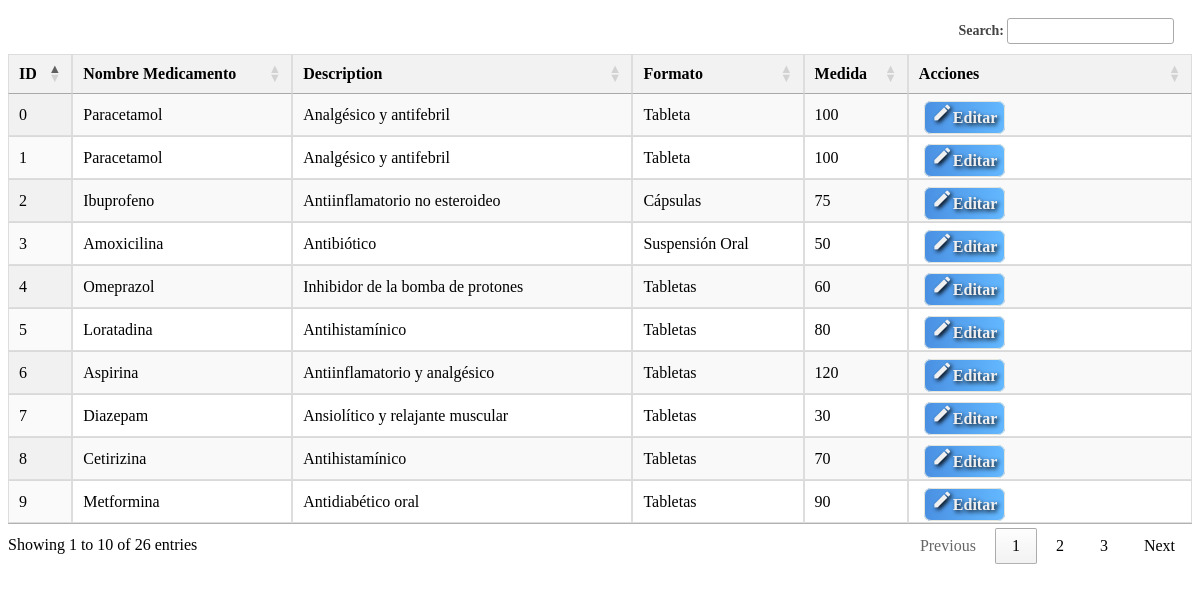
The page /consulta_medicamento2.php on the database its author committed.
### tables this page shows
CREATE TABLE `medicamento` (
  `Id_medicamento` int NOT NULL,
  `nombre_medicamento` text,
  `descripcion` text,
  `formato` text,
  `Cantidad_total` text,
  PRIMARY KEY (`Id_medicamento`)
);

### consulta_medicamento2.php (the view, shortened to what this page needs)
<?php
$servername = "localhost";
$username = "root";
$password = "";
$database = "pediatra_sis";
$conn = new mysqli($servername, $username, $password, $database);
$query = "SELECT * FROM medicamento";
$result = $conn->query($query);
function in_iframe() {
    return $_SERVER['HTTP_REFERER'] !== null && $_SERVER['HTTP_REFERER'] !== $_SERVER['REQUEST_URI'];
}
?>
<!DOCTYPE html>
<html lang="es">
<head>
  <link rel="stylesheet" href="https://cdn.datatables.net/1.13.5/css/jquery.dataTables.min.css">
  <link rel="stylesheet" href="https://cdn.datatables.net/buttons/2.4.1/css/buttons.dataTables.min.css">
  <link rel="stylesheet" type="text/css" href="css/estilo-paciente.css">
</head>
<body>
  <table id="tabla_medicamento" class="display" style="width:100%">
    <thead>
      <tr>
        <th>ID</th>
        <th>Nombre Medicamento</th>
        <th>Description</th>
        <th>Formato</th>
        <th>Medida</th>
        <th>Acciones</th>
      </tr>
    </thead>
    <tbody>
      <?php
      if ($result->num_rows > 0) {
        while ($row = $result->fetch_assoc()) {
          echo "<tr onclick=\"seleccionarmedicamento('" . $row["Id_medicamento"] . "', '" . $row["nombre_medicamento"] . "', '" . $row["descripcion"] . "', '" . $row["formato"] . "', '" . $row["Cantidad_total"] . "')\">";
          echo "<td>" . $row['Id_medicamento'] . "</td>";
          echo "<td>" . $row['nombre_medicamento'] . "</td>";
          echo "<td>" . $row['descripcion'] . "</td>";
          echo "<td>" . $row['formato'] . "</td>";
          echo "<td>" . $row['Cantidad_total'] . "</td>";
          echo "<td style='width:24%'> <a class='clasebotonVER' href=\"modulo/medicamentos/editar.php?Id_medicamento=$row[Id_medicamento]&pag=$pagina\" " . (in_iframe() ? 'target="_parent"' : '') . "><i class='material-icons' style='font-size:21px;color:#f0f0f0;text-shadow:2px 2px 4px #000000;'>edit</i>Editar</a> </td>";
          echo "</tr>";
        }
      } else {
        echo "<tr><td colspan='2'>No se encontraron resultados.</td></tr>";
      }
      ?>
    </tbody>
  </table>
</body>
</html>

### css/estilo-paciente.css (style rules this page uses)
table { width: 100%; border-collapse: collapse; }
th, td { padding: 1vw; text-align: left; }
th { background-color: #f2f2f2; }
.custom-modal-content p, table, th, td, tr { font-size: 1em; max-width: 100%; }
table { margin-top: 10px; width: 100%; border-collapse: collapse; }
th, td { border: 1px solid #ddd; padding: 8px; text-align: left; }

### consulta_medicamento2.php (style rules this page uses)
.clasebotonVER { color:#f0f0f0; text-shadow:2px 2px 4px #000000; font-weight: bold; border: 1px solid #e4e5dc; outline: none; background: linear-gradient(to right, #4a90e2, #63b8ff); border-radius: 7px; width: auto; text-decoration: none; height: 40px; font-size: 16px; padding: 7px; margin: 5px; }

### rows shown on the page
medicamento: Id_medicamento "0", nombre_medicamento "Paracetamol", descripcion "Analgésico y antifebril", formato "Tableta", Cantidad_total "100"
medicamento: Id_medicamento "1", nombre_medicamento "Paracetamol", descripcion "Analgésico y antifebril", formato "Tableta", Cantidad_total "100"
medicamento: Id_medicamento "2", nombre_medicamento "Ibuprofeno", descripcion "Antiinflamatorio no esteroideo", formato "Cápsulas", Cantidad_total "75"
medicamento: Id_medicamento "3", nombre_medicamento "Amoxicilina", descripcion "Antibiótico", formato "Suspensión Oral", Cantidad_total "50"
medicamento: Id_medicamento "4", nombre_medicamento "Omeprazol", descripcion "Inhibidor de la bomba de protones", formato "Tabletas", Cantidad_total "60"
medicamento: Id_medicamento "5", nombre_medicamento "Loratadina", descripcion "Antihistamínico", formato "Tabletas", Cantidad_total "80"
medicamento: Id_medicamento "6", nombre_medicamento "Aspirina", descripcion "Antiinflamatorio y analgésico", formato "Tabletas", Cantidad_total "120"
medicamento: Id_medicamento "7", nombre_medicamento "Diazepam", descripcion "Ansiolítico y relajante muscular", formato "Tabletas", Cantidad_total "30"
medicamento: Id_medicamento "8", nombre_medicamento "Cetirizina", descripcion "Antihistamínico", formato "Tabletas", Cantidad_total "70"
medicamento: Id_medicamento "9", nombre_medicamento "Metformina", descripcion "Antidiabético oral", formato "Tabletas", Cantidad_total "90"
